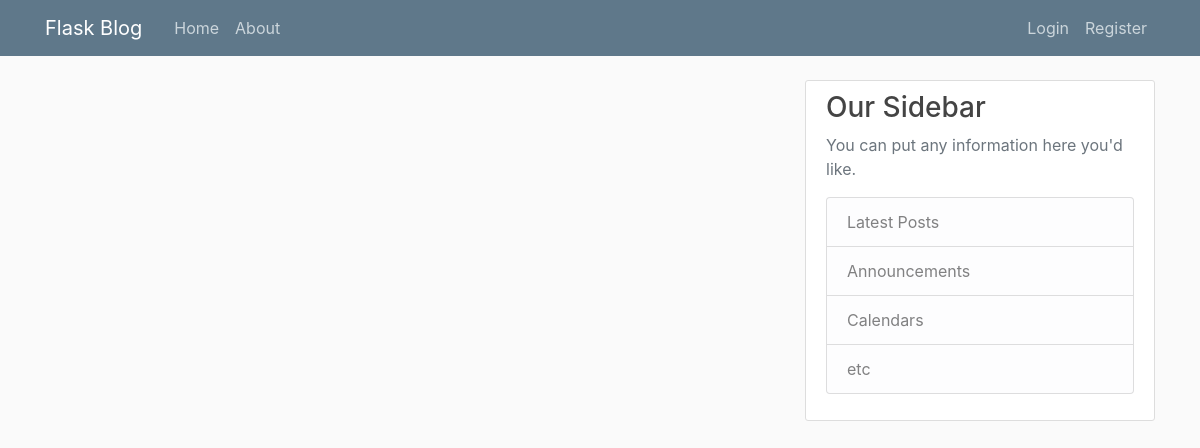
Page /home on the earlier database version.
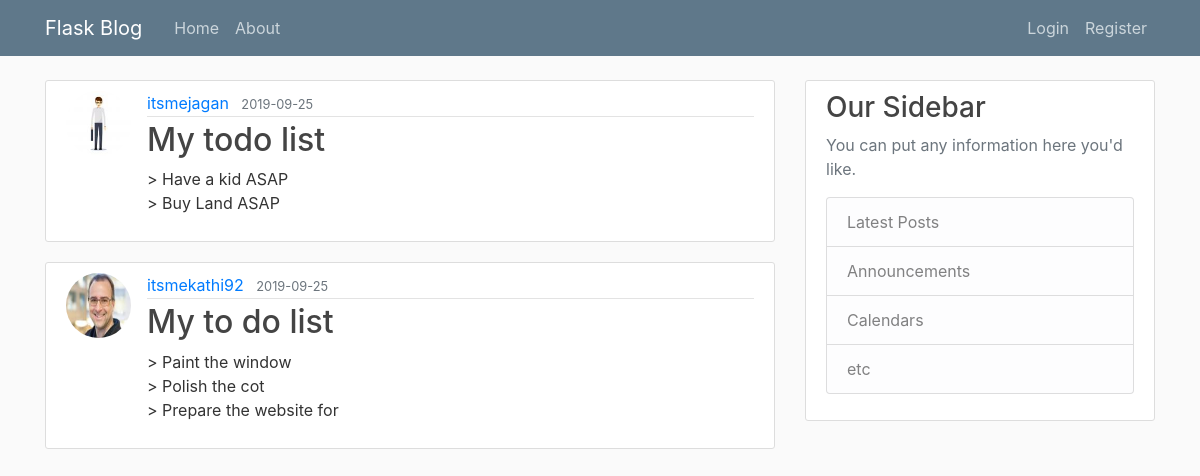
Same page on the later database version.
### flaskblog/models.py (models this page shows, shortened)
class Post(db.Model):
    id = db.Column(db.Integer, primary_key=True)
    title = db.Column(db.String(100), nullable=False)
    date_posted = db.Column(db.DateTime, nullable=False,
                            default=datetime.utcnow)
    content = db.Column(db.Text, nullable=False)
    user_id = db.Column(db.Integer, db.ForeignKey('user.id'), nullable=False)

class User(db.Model, UserMixin):
    id = db.Column(db.Integer, primary_key=True)
    username = db.Column(db.String(20), unique=True, nullable=False)
    email = db.Column(db.String(120), unique=True, nullable=False)
    image_file = db.Column(db.String(20), nullable=False,
                           default='default.jpg')
    password = db.Column(db.String(60), nullable=False)
    posts = db.relationship('Post', backref='author', lazy=True)

### flaskblog/routes.py (the view)
@app.route('/')
@app.route('/home')
def home():
    posts = Post.query.all()
    return render_template('home.html', posts=posts)

### flaskblog/templates/home.html
{% extends "layout.html" %}
{% block content %}
{% for post in posts %}
<article class="media content-section">
    <img src="{{ url_for('static', filename='profile_pics/' + post.author.image_file) }}" class="rounded-circle article-img">
    <div class="media-body">
        <div class="article-metadata">
            <a class="mr-2" href="#">{{ post.author.username }}</a>
            <small class="text-muted">{{ post.date_posted.strftime('%Y-%m-%d') }}</small>
        </div>
        <h2><a class="article-title" href="{{ url_for('post', post_id=post.id)}}">{{ post.title }}</a></h2>
        <p class="article-content">{{ post.content }}</p>
    </div>
</article>
{% endfor %}
{% endblock content%}

### flaskblog/templates/layout.html (shortened to what this page needs)
<!DOCTYPE html>
<html lang="en">
<head>
    <link rel="stylesheet" href="https://stackpath.bootstrapcdn.com/bootstrap/4.3.1/css/bootstrap.min.css"
>
    <link rel="stylesheet" href="{{ url_for('static', filename='main.css') }}">
</head>
<body>
    <header class="site-header">
        <nav class="navbar navbar-expand-md navbar-dark bg-steel fixed-top">
            <div class="container">
                <a class="navbar-brand mr-4" href="/">Flask Blog</a>
                <div class="collapse navbar-collapse" id="navbarToggle">
                    <div class="navbar-nav mr-auto">
                        <a class="nav-item nav-link" href="{{ url_for('home') }}">Home</a>
                        <a class="nav-item nav-link" href="{{ url_for('about') }}">About</a>
                    </div>
                    <div class="navbar-nav">
                        {% if current_user.is_authenticated %}
                        <a class="nav-item nav-link" href="{{ url_for('new_post') }}">New Post</a>
                        <a class="nav-item nav-link" href="{{ url_for('logout') }}">Logout</a>
                        <a class="nav-item nav-link" href="{{ url_for('account' )}}">Account</a>
                        {% else %}
                        <a class="nav-item nav-link" href="{{ url_for('login') }}">Login</a>
                        <a class="nav-item nav-link" href="{{ url_for('register') }}">Register</a>
                        {% endif %}
                    </div>
                </div>
            </div>
        </nav>
    </header>
    <main role="main" class="container">
        <div class="row">
            <div class="col-md-8">
                {% block content %}{% endblock %}
            </div>
            <div class="col-md-4">
                <div class="content-section">
                    <h3>Our Sidebar</h3>
                    <p class='text-muted'>You can put any information here you'd like.
                        <ul class="list-group">
                            <li class="list-group-item list-group-item-light">Latest Posts</li>
                            <li class="list-group-item list-group-item-light">Announcements</li>
                            <li class="list-group-item list-group-item-light">Calendars</li>
                            <li class="list-group-item list-group-item-light">etc</li>
                        </ul>
                    </p>
                </div>
            </div>
        </div>
    </main>
</body>
</html>

### flaskblog/static/main.css (style rules this page uses)
body { background: #fafafa; color: #333333; margin-top: 5rem; }
h1, h2, h3, h4, h5, h6 { color: #444444; }
.bg-steel { background-color: #5f788a; }
.site-header .navbar-nav .nav-link { color: #cbd5db; }
.content-section { background: #ffffff; padding: 10px 20px; border: 1px solid #dddddd; border-radius: 3px; margin-bottom: 20px; }
.article-title { color: #444444; }
.article-content { white-space: pre-line; }
.article-img { height: 65px; width: 65px; margin-right: 16px; }
.article-metadata { padding-bottom: 1px; margin-bottom: 4px; border-bottom: 1px solid #e3e3e3 }

Differences in the rows shown:
added Post: image_file (picture), author.username "itsmejagan", date_posted "2019-09-25", title "My todo list", content "> Have a kid ASAP > Buy Land ASAP"
added Post: image_file (picture), author.username "itsmekathi92", date_posted "2019-09-25", title "My to do list", content "> Paint the window > Polish the cot > Prepare the website for"
